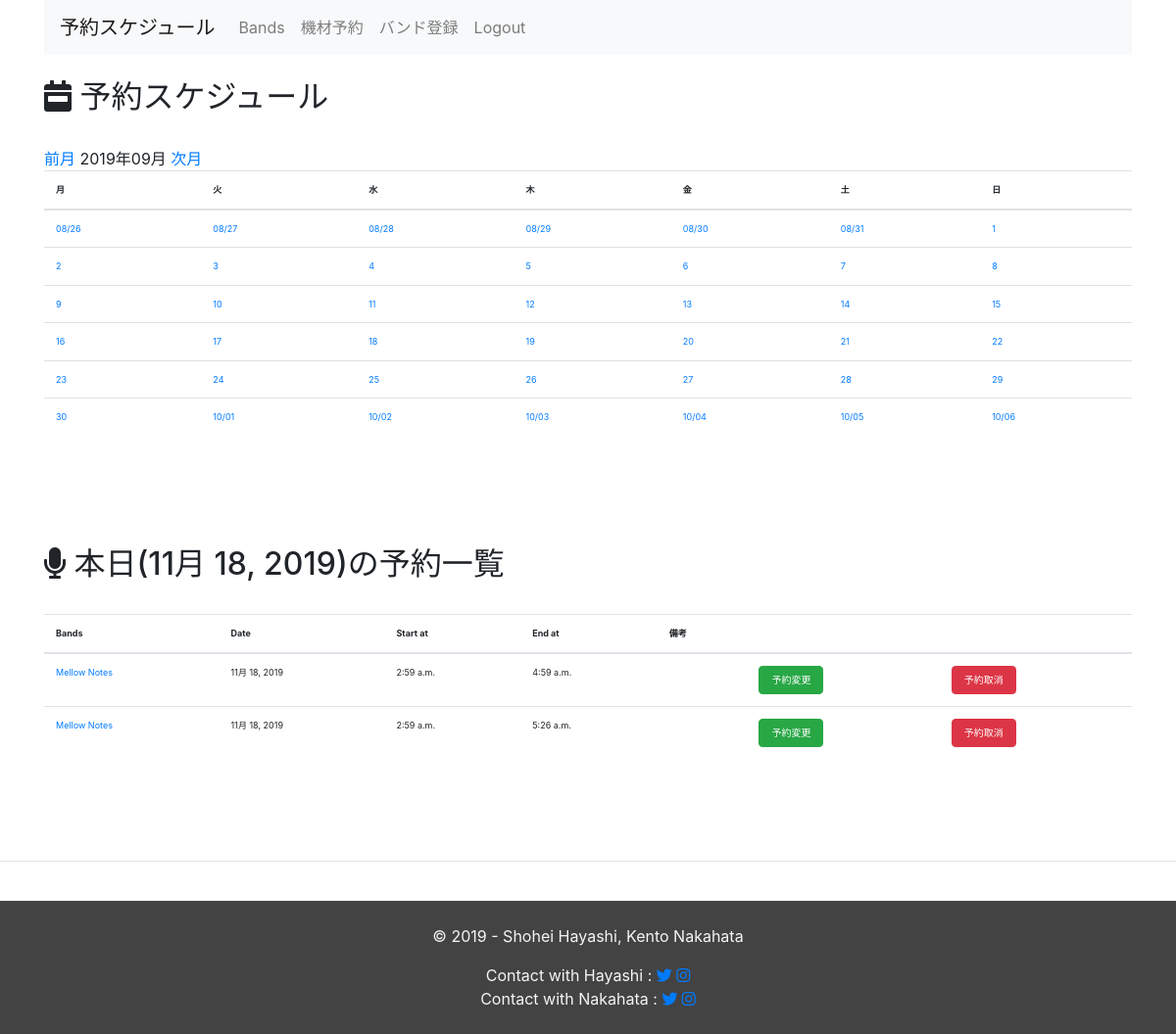
Page /equipment_management/month/2019/9/ (signed in) on the committed database.
### equipment_management/models.py (models this page shows, shortened)
class Schedule(models.Model):
  band_id = models.ForeignKey(Band, on_delete=models.CASCADE)
  pa_name = models.CharField(max_length=255, verbose_name='PA担当者名')
  active_date = models.DateField(default=timezone.now)
  start_at = models.TimeField(default= nine_hours_hence())
  end_at = models.TimeField(default=two_hours_hence)
  text = models.TextField(blank=True, verbose_name='備考欄')
  created_at = models.DateTimeField(auto_now=True)
  updated_at = models.DateTimeField(auto_now=True)

class Band(models.Model):
  band_name = models.CharField(max_length=255,
                               verbose_name="Band's Name",
                               unique=True,
                               )
  responsible_person_name = models.CharField(max_length=255,
                                             verbose_name="Band Master's Name")
  created_at = models.DateTimeField(auto_now_add=True)
  updated_at = models.DateTimeField(auto_now=True)
  def __str__(self):
      return self.band_name

### equipment_management/views.py (the view)
# urls.py: path('month/', views.MonthCalendar.as_view(), name='month'),
@method_decorator(login_required, name='dispatch')
class MonthCalendar(mixins.MonthCalendarMixin, generic.TemplateView):
    template_name = 'equipment_management/month.html'
    def get_context_data(self, **kwargs):
        context = super().get_context_data(**kwargs)
        calendar_context = self.get_month_calendar()
        context.update(calendar_context)
        today_date = datetime.date.today()
        context['schedules'] = Schedule.objects.filter(active_date=today_date).order_by('-active_date')
        context['today'] = today_date
        return context

### equipment_management/mixins.py (called while the page is built)
    def setup_calendar(self):
        self._calendar = calendar.Calendar(self.first_weekday)

    def get_week_names(self):
        week_names = deque(self.week_names)
        week_names.rotate(-self.first_weekday)  # リスト内の要素を右に1つずつ移動...なんてときは、dequeを使うと中々面白いです
        return week_names

    def get_previous_month(self, date):
        if date.month == 1:
            return date.replace(year=date.year-1, month=12, day=1)
        else:
            return date.replace(month=date.month-1, day=1)

    def get_next_month(self, date):
        if date.month == 12:
            return date.replace(year=date.year+1, month=1, day=1)
        else:
            return date.replace(month=date.month+1, day=1)

    def get_month_days(self, date):
        return self._calendar.monthdatescalendar(date.year, date.month)

    def get_current_month(self):
        month = self.kwargs.get('month')
        year = self.kwargs.get('year')
        if month and year:
            month = datetime.date(year=int(year), month=int(month), day=1)
        else:
            month = datetime.date.today().replace(day=1)
        return month

    def get_month_calendar(self):
        self.setup_calendar()
        current_month = self.get_current_month()
        calendar_data = {
            'now': datetime.date.today(),
            'month_days': self.get_month_days(current_month),
            'month_current': current_month,
            'month_previous': self.get_previous_month(current_month),
            'month_next': self.get_next_month(current_month),
            'week_names': self.get_week_names(),
        }
        return calendar_data

### equipment_management/templates/equipment_management/month.html
{% extends 'equipment_management/base.html' %}
{% block content %}
<br>
<h2><i class="fas fa-calendar-week"></i> 予約スケジュール</h2>
<br>
<a href="{% url 'equipment:month' month_previous.year month_previous.month %}">前月</a>
{{ month_current | date:"Y年m月" }}
<a href="{% url 'equipment:month' month_next.year month_next.month %}">次月</a>
<table class="table">
  <thead>
    <tr>
      {% for w in week_names %}
        <th>{{ w }}</th>
      {% endfor %}
    </tr>
  </thead>
  <tbody>
    {% for week in month_days %}
      <tr>
        {% for day in week %}
          {% if now == day %}
            <td class="table-success">
          {% else %}
            <td>
          {% endif %}
          {% if month_current.month != day.month %}
            <a href="{% url 'equipment:day_schedule' day.year day.month day.day %}">{{ day | date:"m/d" }}</a>
          {% else %}
            <a href="{% url 'equipment:day_schedule' day.year day.month day.day %}">{{ day.day }}</a>
          {% endif %}
            </td>
        {% endfor %}
      </tr>
    {% endfor %}
  </tbody>
</table>
<br>
<br>
<br>
<br>
<h2><i class="fas fa-microphone"></i> 本日({{ today }})の予約一覧</h2>
<br>
<table class="table">
  <thead>
    <tr>
      <th>Bands</th>
      <th>Date</th>
      <th>Start at</th>
      <th>End at</th>
      <th>備考</th>
      <th></th>
      <th></th>
    </tr>
  </thead>
  <tbody>
    {% for schedule in schedules %}
      <tr>
        <td><a href="{% url 'equipment:schedule_by_band' schedule.band_id.id %}">{{ schedule.band_id }}</a></td>
        <td>{{ schedule.active_date }}</td>
        <td>{{ schedule.start_at }}</td>
        <td>{{ schedule.end_at }}</a></td>
        <td>{{ schedule.text }}</td>
        <td>
          <a href="{% url 'equipment:update_schedule' schedule.pk %}">
            <button type="button" class="btn btn-success btn-xs" style="font-size: 10px;">予約変更</button>
          </a>
        </td>
        <td>
          <a href="{% url 'equipment:delete_schedule' schedule.pk %}">
            <button type="button" class="btn btn-danger btn-xs" style="font-size: 10px;">予約取消</button>
          </a>
        </td>
    {% endfor %}
  </tbody>
</table>
{% endblock %}

### equipment_management/static/css/table.css (style rules this page uses)
td { font-size: xx-small; }
th { font-size: xx-small; }
button { font-size: small; }

### rows in the picture
Schedule: band_id "Mellow Notes", active_date "11月 18, 2019", start_at "2:59 a.m.", end_at "4:59 a.m."
Schedule: band_id "Mellow Notes", active_date "11月 18, 2019", start_at "2:59 a.m.", end_at "5:26 a.m."

### other values in the picture
{{ month_current | date:"Y年m月" }} "2019年09月"
{{ w }} "月" "火" "水" "木" "金" "土" "日"
{{ day | date:"m/d" }} "08/26" "08/27" "08/28" "08/29" "08/30" "08/31" "10/01" "10/02" "10/03" "10/04" "10/05" "10/06"
{{ day.day }} "1" "2" "3" "4" "5" "6" "7" "8" "9" "10" "11" "12" "13" "14" "15" "16" "17" "18" "19" "20" "21" "22" "23" "24" "25" "26" "27" "28" "29" "30"
{{ today }} "11月 18, 2019"
